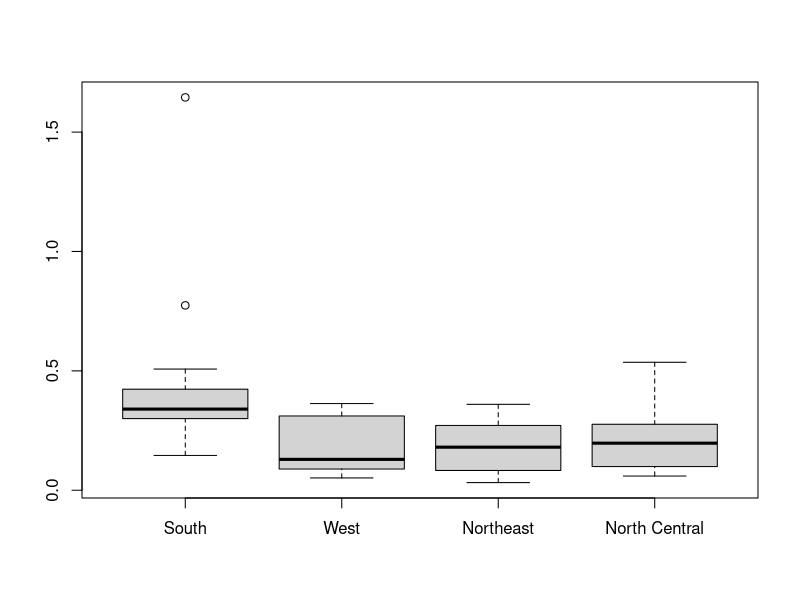

The R source for this figure:
#Lista 2
#Alunos
#Vinnicius Pereira da Silva - 11821BCC046
#Pedro Henrique da Silva Oliveira - 11811BCC040
#Renata Cristina Gomes da Silva - 11721BCC012


#Exercicio 1
#a
x1 <- c(1:20)

#b
x2 <- c(20:1)

#c
x3 <- c(x1, seq(19, 1, -1))

#d
d1 <- seq(3, 36, 3)
d2 <- seq(1, 34, 3)
d3 <- 0.1 ^ (d1) * 0.2 ^ (d2)

#e
e1 <- c(4, 6, 3)
e2 <- c(rep(e1, 9), 4)

#f
f1 <- c(4, 6, 3)
f2 <- c(rep(f1, 10), 4)


#Exercicio 2

ex21 <- seq(3, 6, 0.1)
ex22 <- exp(ex21) * cos(ex21)


#Exercicio 3
#a
ex31 <- c(10:100)
ex32 <- sum((ex31**3) + (4*(ex31**2)))

#b
ex31b <- c(10:25)
ex32b <- sum(((2**ex31b)/ex31b) + ((3**ex31b)/ex31b**2))

#Exercicio 4

xVec <- sample(0:999, 250, replace=T)
yVec <- sample(0:999, 250, replace=T)

#a
funcImpar <- function(x) x [x %% 2 == 1]
xVecImpar <- funcImpar(xVec)

#b 
vetorB <- yVec[-1] - xVec[-length(xVec)]

#c
vetorC <- sin(yVec[-1]) / cos(xVec[-length(xVec)])

#d
vetorD <- xVec + 2*xVec[+1] - xVec[+2]

#e
valor4E <- sum(exp(-xVec[-1]) / (xVec[-length(xVec)] + 10))

#Exercicios 5

#a
pos5A <- which(yVec > 600)

#b
valores5B <- yVec[pos5A]

#c
xVec[yVec > 600]

#d
mediaVectX <- mean(xVec)
vetor5D <- sqrt(abs(xVec - mediaVectX))

#e
valMaxVecY <- max(yVec)
pos5E <- which(valMaxVecY - yVec <= 200)
vetor5E <- yVec[pos5E]

#f
sum(xVec %% 2 == 0)

#g
xVec[order(yVec)]

yVec[c(T, F, F)]

#Exercicio 6

1 + sum(cumprod(seq(2, 38, b = 2) / seq(2, 39, b = 2)))

#Exercicio 7

install.packages(dslabs) 
library(dslabs) 
data(murders)

#a
mediaPop <- mean(murders$population)
posMax <- which.max(murders$population)
posMin <- which.min(murders$population)
stateMax <- murders$state[posMax]
stateMin <- murders$state[posMin]

#b
murders$taxa <- (murders$total * 10000) / murders$population

#c
murders$state[order(murders$total)]

#d
txMort <- murders$population / murders$total
murders$state[which.max(txMort)]
murders$state[which.min(txMort)]

#e

south <- murders[murders$region == "South", ]
west <- murders[murders$region == "West", ]
northeast <- murders[murders$region == "Northeast", ]
northcentral <- murders[murders$region == "North Central", ]

mediaSouth <- mean(south$taxa)
mediaWest <- mean(west$taxa)
mediaNortheast <- mean(northeast$taxa)
mediaNorthCentral <- mean(northcentral$taxa)

dpSouth <- sd(south$taxa)
dpWest <- sd(west$taxa)
dpNortheast <- sd(northeast$taxa)
dpNorthCentral <- sd(northcentral$taxa)

max(mediaSouth, mediaWest, mediaNortheast, mediaNorthCentral)
min(mediaSouth, mediaWest, mediaNortheast, mediaNorthCentral)

#f
boxplot(south$taxa, west$taxa, northeast$taxa, northcentral$taxa, names = c("South", "West", "Northeast", "North Central"))
